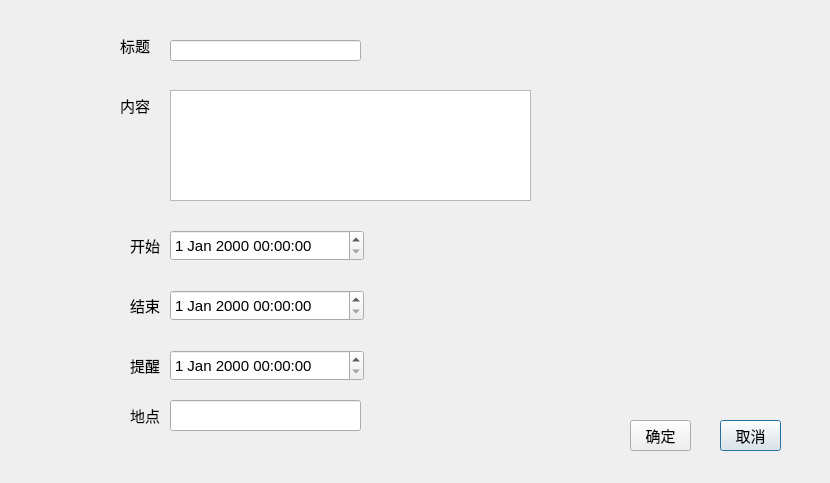
<?xml version="1.0" encoding="UTF-8"?>
<ui version="4.0">
 <class>EventDialogClass</class>
 <widget class="QDialog" name="EventDialogClass">
  <property name="geometry">
   <rect>
    <x>0</x>
    <y>0</y>
    <width>830</width>
    <height>483</height>
   </rect>
  </property>
  <property name="windowTitle">
   <string>EventDialog</string>
  </property>
  <widget class="QLineEdit" name="titleEdit">
   <property name="geometry">
    <rect>
     <x>170</x>
     <y>40</y>
     <width>191</width>
     <height>21</height>
    </rect>
   </property>
   <property name="font">
    <font>
     <pointsize>11</pointsize>
    </font>
   </property>
  </widget>
  <widget class="QLabel" name="label">
   <property name="geometry">
    <rect>
     <x>120</x>
     <y>30</y>
     <width>31</width>
     <height>31</height>
    </rect>
   </property>
   <property name="font">
    <font>
     <pointsize>11</pointsize>
    </font>
   </property>
   <property name="text">
    <string>标题</string>
   </property>
  </widget>
  <widget class="QLineEdit" name="locationEdit">
   <property name="geometry">
    <rect>
     <x>170</x>
     <y>400</y>
     <width>191</width>
     <height>31</height>
    </rect>
   </property>
   <property name="font">
    <font>
     <pointsize>11</pointsize>
    </font>
   </property>
   <property name="text">
    <string/>
   </property>
  </widget>
  <widget class="QLabel" name="label_2">
   <property name="geometry">
    <rect>
     <x>90</x>
     <y>100</y>
     <width>31</width>
     <height>31</height>
    </rect>
   </property>
   <property name="font">
    <font>
     <pointsize>11</pointsize>
    </font>
   </property>
   <property name="text">
    <string/>
   </property>
  </widget>
  <widget class="QLabel" name="label_3">
   <property name="geometry">
    <rect>
     <x>120</x>
     <y>90</y>
     <width>31</width>
     <height>31</height>
    </rect>
   </property>
   <property name="font">
    <font>
     <pointsize>11</pointsize>
    </font>
   </property>
   <property name="text">
    <string>内容</string>
   </property>
  </widget>
  <widget class="QTextEdit" name="descriptionEdit">
   <property name="geometry">
    <rect>
     <x>170</x>
     <y>90</y>
     <width>361</width>
     <height>111</height>
    </rect>
   </property>
   <property name="font">
    <font>
     <pointsize>11</pointsize>
    </font>
   </property>
  </widget>
  <widget class="QLabel" name="label_4">
   <property name="geometry">
    <rect>
     <x>130</x>
     <y>230</y>
     <width>31</width>
     <height>31</height>
    </rect>
   </property>
   <property name="font">
    <font>
     <pointsize>11</pointsize>
    </font>
   </property>
   <property name="text">
    <string>开始</string>
   </property>
  </widget>
  <widget class="QDateTimeEdit" name="startTimeEdit">
   <property name="geometry">
    <rect>
     <x>170</x>
     <y>230</y>
     <width>194</width>
     <height>31</height>
    </rect>
   </property>
   <property name="font">
    <font>
     <pointsize>11</pointsize>
    </font>
   </property>
  </widget>
  <widget class="QLabel" name="label_5">
   <property name="geometry">
    <rect>
     <x>130</x>
     <y>290</y>
     <width>31</width>
     <height>31</height>
    </rect>
   </property>
   <property name="font">
    <font>
     <pointsize>11</pointsize>
    </font>
   </property>
   <property name="text">
    <string>结束</string>
   </property>
  </widget>
  <widget class="QDateTimeEdit" name="endTimeEdit">
   <property name="geometry">
    <rect>
     <x>170</x>
     <y>290</y>
     <width>194</width>
     <height>31</height>
    </rect>
   </property>
   <property name="font">
    <font>
     <pointsize>11</pointsize>
    </font>
   </property>
  </widget>
  <widget class="QDateTimeEdit" name="reminderTime">
   <property name="geometry">
    <rect>
     <x>170</x>
     <y>350</y>
     <width>194</width>
     <height>31</height>
    </rect>
   </property>
   <property name="font">
    <font>
     <pointsize>11</pointsize>
    </font>
   </property>
  </widget>
  <widget class="QLabel" name="label_6">
   <property name="geometry">
    <rect>
     <x>130</x>
     <y>350</y>
     <width>31</width>
     <height>31</height>
    </rect>
   </property>
   <property name="font">
    <font>
     <pointsize>11</pointsize>
    </font>
   </property>
   <property name="text">
    <string>提醒</string>
   </property>
  </widget>
  <widget class="QLabel" name="label_7">
   <property name="geometry">
    <rect>
     <x>130</x>
     <y>400</y>
     <width>31</width>
     <height>31</height>
    </rect>
   </property>
   <property name="font">
    <font>
     <pointsize>11</pointsize>
    </font>
   </property>
   <property name="text">
    <string>地点</string>
   </property>
  </widget>
  <widget class="QPushButton" name="cancelButton">
   <property name="geometry">
    <rect>
     <x>720</x>
     <y>420</y>
     <width>61</width>
     <height>31</height>
    </rect>
   </property>
   <property name="font">
    <font>
     <pointsize>11</pointsize>
    </font>
   </property>
   <property name="text">
    <string>取消</string>
   </property>
  </widget>
  <widget class="QPushButton" name="okButton">
   <property name="geometry">
    <rect>
     <x>630</x>
     <y>420</y>
     <width>61</width>
     <height>31</height>
    </rect>
   </property>
   <property name="font">
    <font>
     <pointsize>11</pointsize>
    </font>
   </property>
   <property name="text">
    <string>确定</string>
   </property>
  </widget>
 </widget>
 <layoutdefault spacing="6" margin="11"/>
 <resources/>
 <connections/>
</ui>
